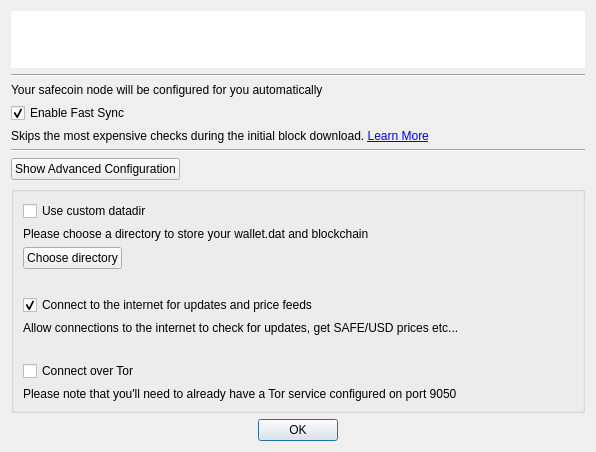
<?xml version="1.0" encoding="UTF-8"?>
<ui version="4.0">
 <class>createZcashConf</class>
 <widget class="QDialog" name="createZcashConf">
  <property name="geometry">
   <rect>
    <x>0</x>
    <y>0</y>
    <width>596</width>
    <height>452</height>
   </rect>
  </property>
  <property name="windowTitle">
   <string>Configure zero.conf</string>
  </property>
  <layout class="QGridLayout" name="gridLayout">
   <item row="2" column="1">
    <widget class="QLabel" name="label">
     <property name="text">
      <string>Your safecoin node will be configured for you automatically</string>
     </property>
     <property name="alignment">
      <set>Qt::AlignLeading|Qt::AlignLeft|Qt::AlignVCenter</set>
     </property>
    </widget>
   </item>
   <item row="3" column="1">
    <widget class="QCheckBox" name="chkFastSync">
     <property name="text">
      <string>Enable Fast Sync</string>
     </property>
     <property name="checked">
      <bool>true</bool>
     </property>
    </widget>
   </item>
   <item row="6" column="1">
    <layout class="QHBoxLayout" name="horizontalLayout_3">
     <item>
      <widget class="QPushButton" name="btnAdvancedConfig">
       <property name="text">
        <string>Show Advanced Configuration</string>
       </property>
       <property name="checkable">
        <bool>true</bool>
       </property>
      </widget>
     </item>
     <item>
      <spacer name="horizontalSpacer_2">
       <property name="orientation">
        <enum>Qt::Horizontal</enum>
       </property>
       <property name="sizeHint" stdset="0">
        <size>
         <width>40</width>
         <height>20</height>
        </size>
       </property>
      </spacer>
     </item>
    </layout>
   </item>
   <item row="0" column="1">
    <widget class="QLabel" name="lblTopIcon">
     <property name="sizePolicy">
      <sizepolicy hsizetype="Preferred" vsizetype="MinimumExpanding">
       <horstretch>0</horstretch>
       <verstretch>0</verstretch>
      </sizepolicy>
     </property>
     <property name="styleSheet">
      <string notr="true">background: #fff;</string>
     </property>
     <property name="text">
      <string notr="true"/>
     </property>
     <property name="scaledContents">
      <bool>true</bool>
     </property>
     <property name="alignment">
      <set>Qt::AlignCenter</set>
     </property>
    </widget>
   </item>
   <item row="9" column="1">
    <widget class="QDialogButtonBox" name="buttonBox">
     <property name="orientation">
      <enum>Qt::Horizontal</enum>
     </property>
     <property name="standardButtons">
      <set>QDialogButtonBox::Ok</set>
     </property>
     <property name="centerButtons">
      <bool>true</bool>
     </property>
    </widget>
   </item>
   <item row="7" column="1">
    <widget class="QGroupBox" name="grpAdvanced">
     <property name="title">
      <string/>
     </property>
     <layout class="QGridLayout" name="gridLayout_2">
      <item row="3" column="0">
       <widget class="QLabel" name="label_4">
        <property name="text">
         <string notr="true"/>
        </property>
       </widget>
      </item>
      <item row="5" column="0">
       <widget class="QLabel" name="label_6">
        <property name="text">
         <string>Allow connections to the internet to check for updates, get SAFE/USD prices etc...</string>
        </property>
       </widget>
      </item>
      <item row="0" column="0">
       <widget class="QCheckBox" name="chkCustomDatadir">
        <property name="text">
         <string>Use custom datadir</string>
        </property>
       </widget>
      </item>
      <item row="2" column="0">
       <layout class="QHBoxLayout" name="horizontalLayout">
        <item>
         <widget class="QPushButton" name="btnPickDir">
          <property name="text">
           <string>Choose directory</string>
          </property>
         </widget>
        </item>
        <item>
         <widget class="QLabel" name="lblDirName">
          <property name="text">
           <string notr="true"/>
          </property>
         </widget>
        </item>
        <item>
         <spacer name="horizontalSpacer">
          <property name="orientation">
           <enum>Qt::Horizontal</enum>
          </property>
          <property name="sizeHint" stdset="0">
           <size>
            <width>40</width>
            <height>20</height>
           </size>
          </property>
         </spacer>
        </item>
       </layout>
      </item>
      <item row="8" column="0">
       <widget class="QLabel" name="label_5">
        <property name="text">
         <string>Please note that you'll need to already have a Tor service configured on port 9050</string>
        </property>
       </widget>
      </item>
      <item row="4" column="0">
       <widget class="QCheckBox" name="chkAllowInternet">
        <property name="text">
         <string>Connect to the internet for updates and price feeds</string>
        </property>
        <property name="checked">
         <bool>true</bool>
        </property>
       </widget>
      </item>
      <item row="1" column="0">
       <widget class="QLabel" name="label_2">
        <property name="text">
         <string>Please choose a directory to store your wallet.dat and blockchain</string>
        </property>
       </widget>
      </item>
      <item row="7" column="0">
       <widget class="QCheckBox" name="chkUseTor">
        <property name="text">
         <string>Connect over Tor</string>
        </property>
       </widget>
      </item>
      <item row="6" column="0">
       <widget class="QLabel" name="label_7">
        <property name="text">
         <string/>
        </property>
       </widget>
      </item>
     </layout>
    </widget>
   </item>
   <item row="1" column="1">
    <widget class="Line" name="line">
     <property name="orientation">
      <enum>Qt::Horizontal</enum>
     </property>
    </widget>
   </item>
   <item row="4" column="1">
    <widget class="QLabel" name="label_3">
     <property name="text">
      <string>&lt;html&gt;&lt;head/&gt;&lt;body&gt;&lt;p&gt;Skips the most expensive checks during the initial block download. &lt;a href=&quot;https://docs.zecwallet.co/using-zecwallet/#fastsync&quot;&gt;&lt;span style=&quot; text-decoration: underline; color:#0000ff;&quot;&gt;Learn More&lt;/span&gt;&lt;/a&gt;&lt;/p&gt;&lt;/body&gt;&lt;/html&gt;</string>
     </property>
     <property name="textFormat">
      <enum>Qt::RichText</enum>
     </property>
     <property name="wordWrap">
      <bool>true</bool>
     </property>
     <property name="openExternalLinks">
      <bool>true</bool>
     </property>
     <property name="textInteractionFlags">
      <set>Qt::LinksAccessibleByKeyboard|Qt::LinksAccessibleByMouse</set>
     </property>
    </widget>
   </item>
   <item row="5" column="1">
    <widget class="Line" name="line_2">
     <property name="orientation">
      <enum>Qt::Horizontal</enum>
     </property>
    </widget>
   </item>
  </layout>
 </widget>
 <resources/>
 <connections>
  <connection>
   <sender>buttonBox</sender>
   <signal>accepted()</signal>
   <receiver>createZcashConf</receiver>
   <slot>accept()</slot>
   <hints>
    <hint type="sourcelabel">
     <x>248</x>
     <y>254</y>
    </hint>
    <hint type="destinationlabel">
     <x>157</x>
     <y>274</y>
    </hint>
   </hints>
  </connection>
  <connection>
   <sender>buttonBox</sender>
   <signal>rejected()</signal>
   <receiver>createZcashConf</receiver>
   <slot>reject()</slot>
   <hints>
    <hint type="sourcelabel">
     <x>316</x>
     <y>260</y>
    </hint>
    <hint type="destinationlabel">
     <x>286</x>
     <y>274</y>
    </hint>
   </hints>
  </connection>
 </connections>
</ui>
